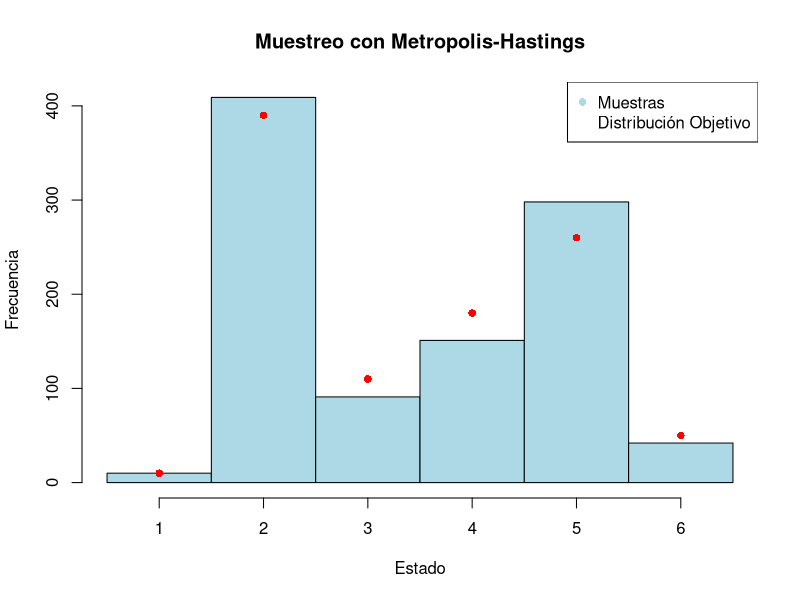

Generate this figure with R:
## ---- chunk 1
# Distribución objetivo
target_distribution <- c(0.01, 0.39, 0.11, 0.18, 0.26, 0.05)

# Función para calcular la probabilidad de aceptación
acceptance_probability <- function(new_state, current_state) {
  return(min(1, target_distribution[new_state] / target_distribution[current_state]))
}

# Algoritmo de Metropolis-Hastings
metropolis_hastings <- function(n_samples, initial_state) {
  samples <- c(initial_state)

  for (i in 1:n_samples) {
    # Generar propuesta utilizando un dado honesto (discreto uniforme)
    proposal <- sample(1:6, 1)

    # Calcular la probabilidad de aceptación
    alpha <- acceptance_probability(proposal, samples[length(samples)])

    # Aceptar la propuesta con probabilidad alpha
    if (runif(1) < alpha) {
      samples <- c(samples, proposal)
    } else {
      samples <- c(samples, samples[length(samples)])
    }
  }

  return(samples)
}

# Configuración de parámetros
n_samples <- 1000
initial_state <- 1

# Generar muestras usando Metropolis-Hastings
samples <- metropolis_hastings(n_samples, initial_state)

# Visualizar resultados
hist(samples, breaks = seq(0.5, 6.5, by = 1), col = "lightblue", main = "Muestreo con Metropolis-Hastings",
     xlab = "Estado", ylab = "Frecuencia", xlim = c(0.5, 6.5), ylim = c(0, max(table(samples))))

points(1:6, target_distribution * n_samples, col = "red", pch = 16)
legend("topright", legend = c("Muestras", "Distribución Objetivo"), col = c("lightblue", "red"), pch = c(16, NA))

